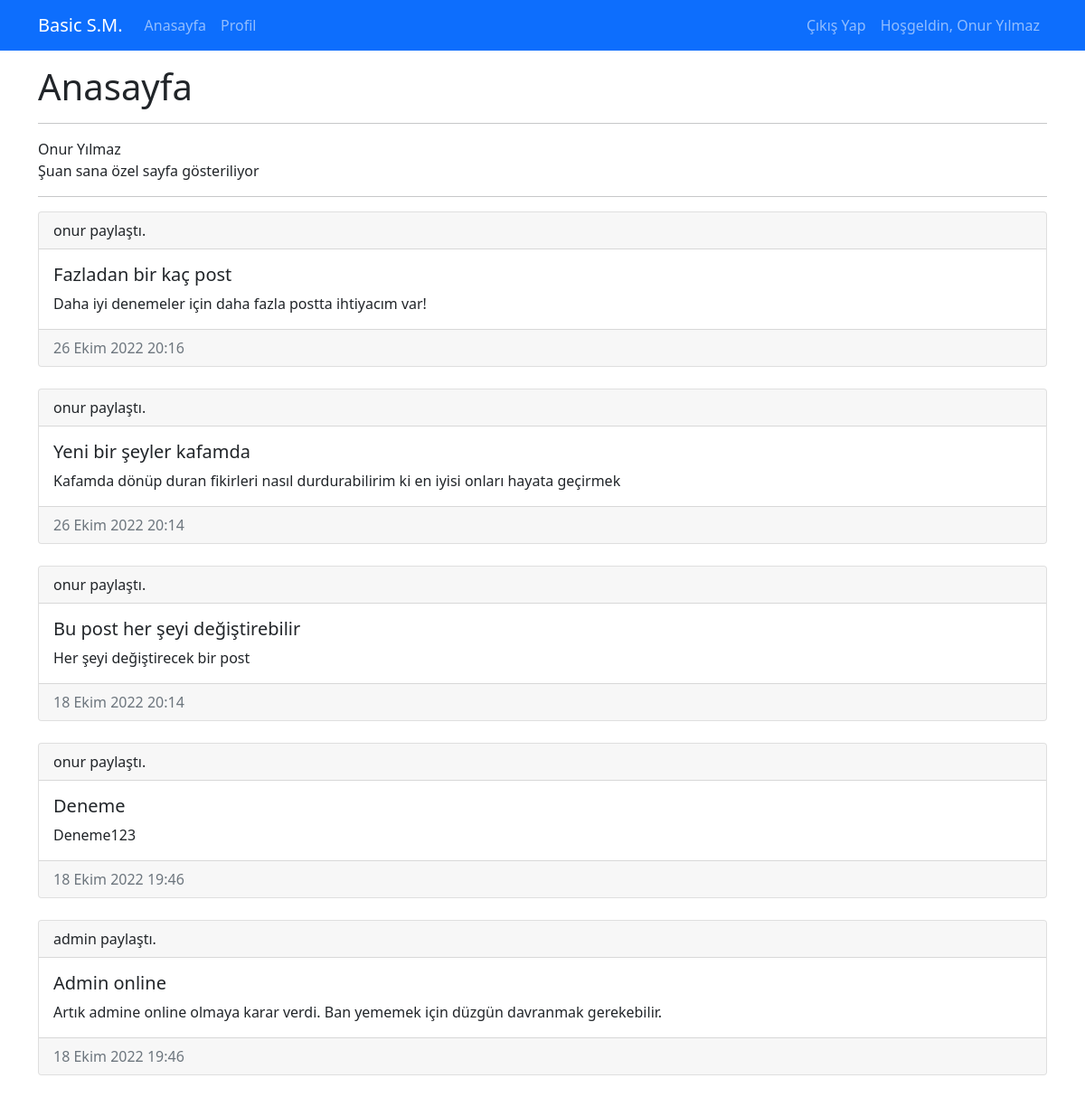
Screenshot of / (signed in) with the database file from the repository.
### feed/models.py (models this page shows, shortened)
class UserPost(models.Model):
    title = models.CharField(max_length=150)
    post_text = models.TextField()
    post_date = models.DateTimeField(default=timezone.now)
    owner = models.ForeignKey(User, on_delete=models.CASCADE)

### core/views.py (the view)
# urls.py: path("", views.index, name="home"),
def index(request):
    template = "core/index.html"
    context = {
        "all_post" : UserPost.objects.all().order_by('-post_date')
    }
    return render(request, template, context)

### core/templates/core/index.html (shortened to what this page needs)
{% extends 'base.html' %}
{% load static %}
{% block css_files %}
    <link rel="stylesheet" href="{% static 'core/css/style.css' %}">
{% endblock %}
{% block content %}
    <div class="container mt-3">
        <div class="row">
            <div class="col-12">
                <h1>Anasayfa</h1>
                <hr>
                {% if user.is_authenticated %}
                    {{user.get_full_name}} <p>Şuan sana özel sayfa gösteriliyor</p>
                    <hr>
                    {% include 'feed/partials/_get_post.html' %}
                {% else %}
                    <p>Misafir Anasayfası</p>
                {% endif %}
            </div>
        </div>
    </div>
{% endblock %}

### templates/partials/_navbar.html (shortened to what this page needs)
<nav class="navbar navbar-dark bg-primary navbar-expand-lg">
    <div class="container">
        <a class="navbar-brand" href="{% url 'home' %}">Basic S.M.</a>
        <ul class="navbar-nav me-auto">
            <li class="nav-item">
                <a class="nav-link" href="{% url 'home' %}">Anasayfa</a>
            </li>
            <li class="nav-item">
                <a class="nav-link" href="{% url 'profile' %}">Profil</a>
            </li>
        </ul>
        <ul class="navbar-nav ms-auto">
            {% if user.is_authenticated %}
                <li class="nav-item">
                    <a class="nav-link" href="{% url 'logout' %}">Çıkış Yap</a>
                </li>
                <li class="nav-item">
                    <a class="nav-link" href="">Hoşgeldin, {{ user.get_full_name|title }} </a>
                </li>
            {% endif %}
        </ul>
    </div>
</nav>

### feed/templates/feed/partials/_get_post.html
{% if all_post|length > 0 %}
    {% for post in all_post%}
    <div class="card">
        <div class="card-header">
            {{post.owner.username}} paylaştı.
        </div>
        <div class="card-body">
            <h5 class="card-title">{{post.title}}</h5>
            <p class="card-text">{{post.post_text}}</p>
        </div>
        <div class="card-footer text-muted">
            {{post.post_date}}
        </div>
    </div>
    <br>
    {% endfor %}
{% endif %}

### rows the page displays
UserPost: owner.username "onur", title "Fazladan bir kaç post", post_text "Daha iyi denemeler için daha fazla postta ihtiyacım var!", post_date "26 Ekim 2022 20:16"
UserPost: owner.username "onur", title "Yeni bir şeyler kafamda", post_text "Kafamda dönüp duran fikirleri nasıl durdurabilirim ki en iyisi onları hayata geçirmek", post_date "26 Ekim 2022 20:14"
UserPost: owner.username "onur", title "Bu post her şeyi değiştirebilir", post_text "Her şeyi değiştirecek bir post", post_date "18 Ekim 2022 20:14"
UserPost: owner.username "onur", title "Deneme", post_text "Deneme123", post_date "18 Ekim 2022 19:46"
UserPost: owner.username "admin", title "Admin online", post_text "Artık admine online olmaya karar verdi. Ban yememek için düzgün davranmak gerekebilir.", post_date "18 Ekim 2022 19:46"

### other values shown
{{ user.get_full_name|title }} "Onur Yılmaz"
{{ user.get_full_name }} "Onur Yılmaz"
